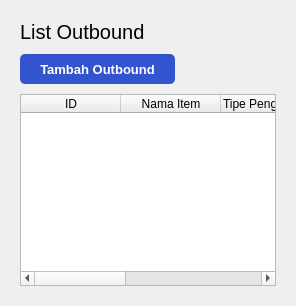
                    <widget class="QWidget" name="outboundTablePage">
                     <property name="sizePolicy">
                      <sizepolicy hsizetype="Expanding" vsizetype="Expanding">
                       <horstretch>0</horstretch>
                       <verstretch>0</verstretch>
                      </sizepolicy>
                     </property>
                     <property name="styleSheet">
                      <string notr="true">#outboundCreateBtn{
	background-color: #3454CF;
	color: #fff;
	border-radius: 5px
}</string>
                     </property>
                     <layout class="QVBoxLayout" name="verticalLayout_28">
                      <item alignment="Qt::AlignTop">
                       <widget class="QWidget" name="outboundData" native="true">
                        <property name="sizePolicy">
                         <sizepolicy hsizetype="Expanding" vsizetype="Expanding">
                          <horstretch>0</horstretch>
                          <verstretch>0</verstretch>
                         </sizepolicy>
                        </property>
                        <layout class="QVBoxLayout" name="verticalLayout_29">
                         <property name="spacing">
                          <number>10</number>
                         </property>
                         <item>
                          <widget class="QLabel" name="outboundLabel">
                           <property name="font">
                            <font>
                             <pointsize>15</pointsize>
                            </font>
                           </property>
                           <property name="text">
                            <string>List Outbound</string>
                           </property>
                          </widget>
                         </item>
                         <item>
                          <widget class="QPushButton" name="outboundCreateBtn">
                           <property name="sizePolicy">
                            <sizepolicy hsizetype="Preferred" vsizetype="Preferred">
                             <horstretch>0</horstretch>
                             <verstretch>0</verstretch>
                            </sizepolicy>
                           </property>
                           <property name="minimumSize">
                            <size>
                             <width>0</width>
                             <height>30</height>
                            </size>
                           </property>
                           <property name="maximumSize">
                            <size>
                             <width>155</width>
                             <height>16777215</height>
                            </size>
                           </property>
                           <property name="font">
                            <font>
                             <pointsize>10</pointsize>
                             <weight>75</weight>
                             <bold>true</bold>
                            </font>
                           </property>
                           <property name="cursor">
                            <cursorShape>PointingHandCursor</cursorShape>
                           </property>
                           <property name="text">
                            <string>Tambah Outbound</string>
                           </property>
                          </widget>
                         </item>
                         <item>
                          <widget class="QTableWidget" name="outboundTable">
                           <property name="sizePolicy">
                            <sizepolicy hsizetype="Expanding" vsizetype="Preferred">
                             <horstretch>0</horstretch>
                             <verstretch>0</verstretch>
                            </sizepolicy>
                           </property>
                           <property name="cursor" stdset="0">
                            <cursorShape>PointingHandCursor</cursorShape>
                           </property>
                           <property name="sortingEnabled">
                            <bool>false</bool>
                           </property>
                           <property name="wordWrap">
                            <bool>true</bool>
                           </property>
                           <attribute name="horizontalHeaderCascadingSectionResizes">
                            <bool>false</bool>
                           </attribute>
                           <attribute name="horizontalHeaderStretchLastSection">
                            <bool>true</bool>
                           </attribute>
                           <attribute name="verticalHeaderVisible">
                            <bool>false</bool>
                           </attribute>
                           <attribute name="verticalHeaderCascadingSectionResizes">
                            <bool>false</bool>
                           </attribute>
                           <attribute name="verticalHeaderStretchLastSection">
                            <bool>false</bool>
                           </attribute>
                           <column>
                            <property name="text">
                             <string>ID</string>
                            </property>
                           </column>
                           <column>
                            <property name="text">
                             <string>Nama Item</string>
                            </property>
                           </column>
                           <column>
                            <property name="text">
                             <string>Tipe Pengiriman</string>
                            </property>
                            <property name="textAlignment">
                             <set>AlignLeading|AlignVCenter</set>
                            </property>
                           </column>
                           <column>
                            <property name="text">
                             <string>Lokasi Pengiriman</string>
                            </property>
                           </column>
                           <column>
                            <property name="text">
                             <string>Timestamp</string>
                            </property>
                           </column>
                          </widget>
                         </item>
                        </layout>
                       </widget>
                      </item>
                     </layout>
                    </widget>
